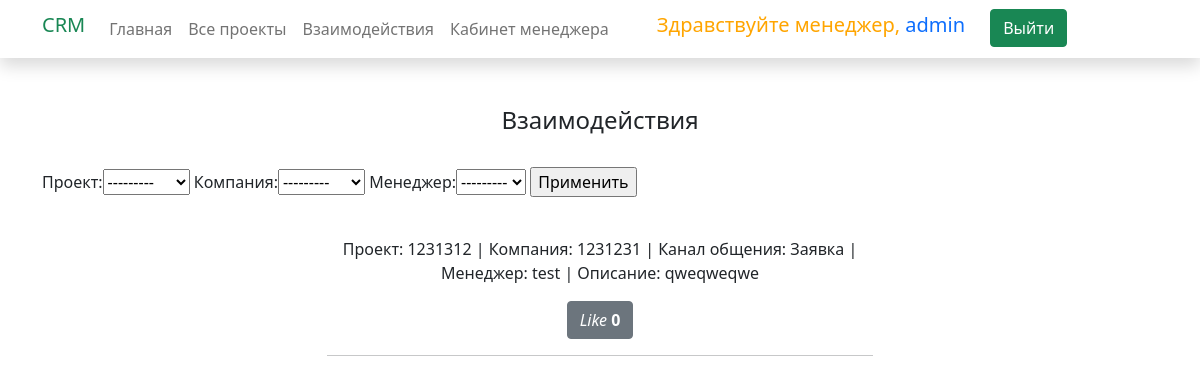
/interactions/ (signed in), run on an earlier commit of the app's database.
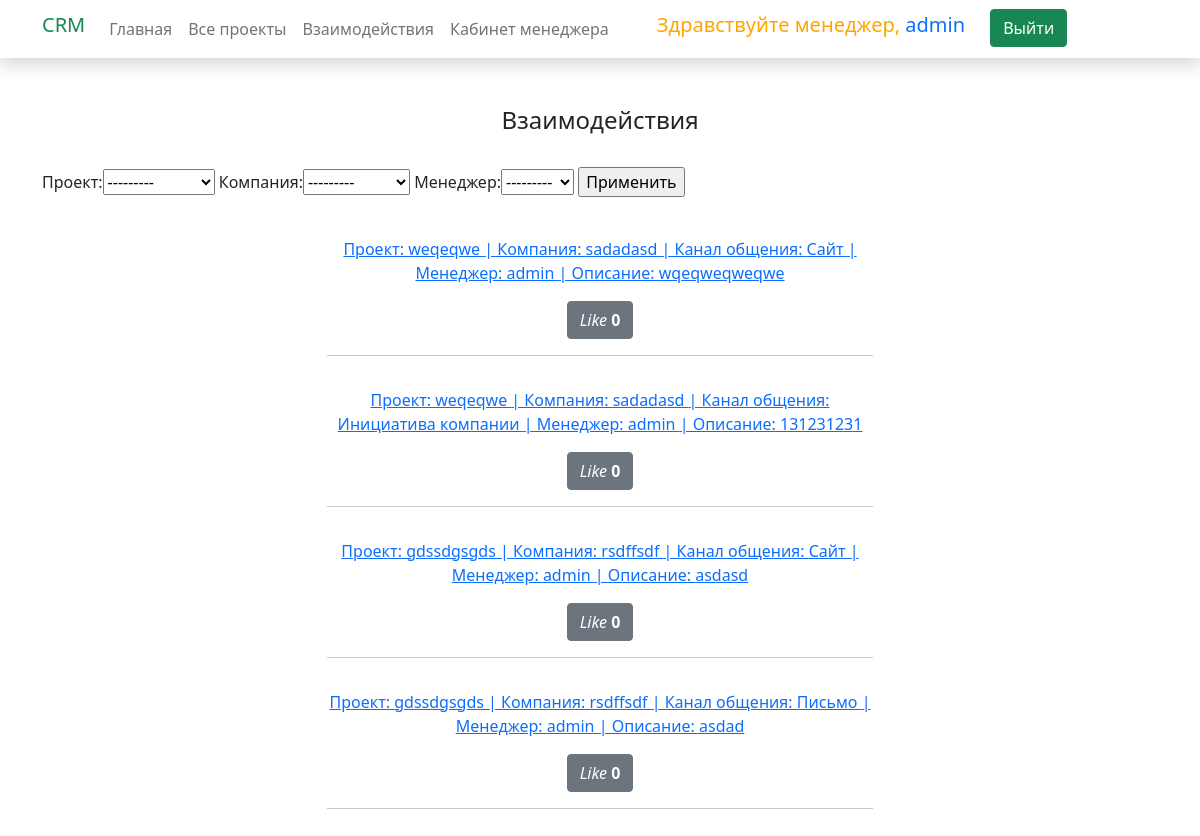
And on a later commit of the database.
### mainapp/models.py (models this page shows, shortened)
class Interaction(models.Model):
    APPLICATION = ("Заявка", "Заявка")
    MAIL = ("Письмо", "Письмо")
    SITE = ("Сайт", "Сайт")
    INITIATIVE = ("Инициатива компании", "Инициатива компании")
    CHANNEL_CHOICES = (
        APPLICATION,
        MAIL,
        SITE,
        INITIATIVE
    )
    project = models.ForeignKey(ProjectForCompany, verbose_name="Проект", on_delete=models.CASCADE)
    company = models.ForeignKey(CompanyInformation, verbose_name="Компания", on_delete=models.CASCADE)
    communication_channel = models.CharField(
        verbose_name="Канал общения",
        max_length=30,
        choices=CHANNEL_CHOICES
    )
    manager = models.ForeignKey(User, verbose_name="Менеджер", on_delete=models.CASCADE)
    date_create = models.DateTimeField(verbose_name="Дата создания взаимодействия", auto_now_add=True)
    about = models.TextField(verbose_name="Описание")
    class Meta:
        verbose_name = "Взаимодействие"
        verbose_name_plural = "Взаимодействия"

class ProjectForCompany(models.Model):
    company = models.ForeignKey(CompanyInformation, verbose_name="Компания", on_delete=models.CASCADE)
    name_project = models.CharField(verbose_name="Название проекта", max_length=255)
    about_project = models.TextField(verbose_name="Описание")
    start_date = models.DateField(verbose_name="Срок начала")
    finished = models.BooleanField(verbose_name="Законченный проект", default=False)
    finish_date = models.DateField(verbose_name="Срок окончания", null=True, blank=True)
    price = models.FloatField(verbose_name="Стоимость")
    def __str__(self):
        return self.name_project
    class Meta:
        verbose_name = "Проект"
        verbose_name_plural = "Проекты для компаний"

class CompanyInformation(models.Model):
    name_company = models.CharField(verbose_name="Название компании", max_length=255)
    contact_person = models.CharField(verbose_name="Контактное лицо", max_length=255)
    about_company = models.TextField(verbose_name="Краткое описание")
    create_date = models.DateTimeField(verbose_name="Дата создания", auto_now_add=True)
    date_of_change = models.DateTimeField(verbose_name="Дата последнего изменения", auto_now=True)
    address = models.CharField(verbose_name="Адрес", max_length=255)
    phone = models.CharField(verbose_name="Номер телефона", max_length=255)
    email = models.EmailField(verbose_name="E-mail")
    def __str__(self):
        return self.name_company
    class Meta:
        verbose_name = "Клиент"
        verbose_name_plural = "Информация о клиентах"

### account/models.py (models this page shows, shortened)
class Account(AbstractUser):
    photo = models.ImageField(verbose_name="Фото пользователя", upload_to="user_photo/", null=True, blank=True)
    manager_status = models.BooleanField(verbose_name="Менеджер", default=False)

### mainapp/views.py (the view)
# urls.py: path("interactions/", views.InteractionListView.as_view(), name="interaction_page"),
class InteractionListView(ListView):
    model = Interaction
    context_object_name = "interactions"
    template_name = "mainapp/interaction.html"
    def get_context_data(self, *, object_list=None, **kwargs):
        context = super().get_context_data(**kwargs)
        context["filter"] = InteractionFilter(self.request.GET, queryset=self.get_queryset())
        return context

### mainapp/templatetags/like_dislike.py (called while the page is built)
@register.simple_tag(takes_context=True)    # takes_context=True - если нужен доступ к request
def is_liked(context, interaction_id):
    request = context["request"]
    try:
        interaction_likes = RatingInteraction.objects.get(
            interaction__id=interaction_id, manager_id=request.user.id
        ).like
    except Exception as ex:
        interaction_likes = False
    return interaction_likes

@register.simple_tag()
def count_likes(interaction_id):
    return RatingInteraction.objects.filter(interaction__id=interaction_id, like=True).count()

### templates/mainapp/interaction.html (shortened to what this page needs)
{% extends "base/base.html" %}
{% block content %}
    {% if request.user.is_authenticated and request.user.manager_status %}
        <h4 class="text-center">Взаимодействия</h4>
        <br>
            {% include "include/django_filter_form.html" %}
        <br>
        {% for interaction in filter.qs %}
            <div class="row text-center pt-3">
                <div class="col-lg-6 m-auto">
                    <p>
                        {% if request.user.username == interaction.manager.username %}
                            <a href="{% url 'mainapp:interaction_detail' pk=interaction.id %}">
                                Проект: {{ interaction.project }} |
                                Компания: {{ interaction.company }} |
                                Канал общения: {{ interaction.communication_channel }} |
                                Менеджер: {{ interaction.manager }} |
                                Описание: {{ interaction.about }}
                            </a>
                        {% else %}
                            Проект: {{ interaction.project }} |
                            Компания: {{ interaction.company }} |
                            Канал общения: {{ interaction.communication_channel }} |
                            Менеджер: {{ interaction.manager }} |
                            Описание: {{ interaction.about }}
                        {% endif %}
                    </p>
                     <p>
                        {% include "include/like_dislike_interaction.html" with interaction_id=interaction.id %}
                     </p>
                    <hr>
                </div>
            </div>
        {% endfor %}
    {% else %}
        {% include "include/no_access.html" %}
    {% endif %}
{% endblock content %}

### templates/include/like_dislike_interaction.html (shortened to what this page needs)
{% load like_dislike %}
{% is_liked interaction_id as is_liked_bool %}
{% count_likes interaction_id as likes_counter %}
<form action="{% if not is_liked_bool %}{% url 'mainapp:like_add' %}{% else %}{% url 'mainapp:like_remove' %}{% endif %}" method="post">
    {% if is_liked_bool %}
        <button type="submit" class="btn btn-danger">
            <span style="color: black"><i>Like</i> <strong>{{ likes_counter }}</strong></span>
        </button>
    {% else %}
        <button type="submit" class="btn btn-secondary">
            <i>Like</i> <strong>{{ likes_counter }}</strong>
        </button>
    {% endif %}
</form>

What changed in the data, as far as the page shows it:
removed Interaction: project "1231312", company "1231231", communication_channel "Заявка", manager "test", about "qweqweqwe", likes_counter "0"
added Interaction: project "weqeqwe", company "sadadasd", communication_channel "Сайт", manager "admin", about "wqeqweqweqwe", likes_counter "0"
added Interaction: project "weqeqwe", company "sadadasd", communication_channel "Инициатива компании", manager "admin", about "131231231", likes_counter "0"
added Interaction: project "gdssdgsgds", company "rsdffsdf", communication_channel "Сайт", manager "admin", about "asdasd", likes_counter "0"
added Interaction: project "gdssdgsgds", company "rsdffsdf", communication_channel "Письмо", manager "admin", about "asdad", likes_counter "0"
